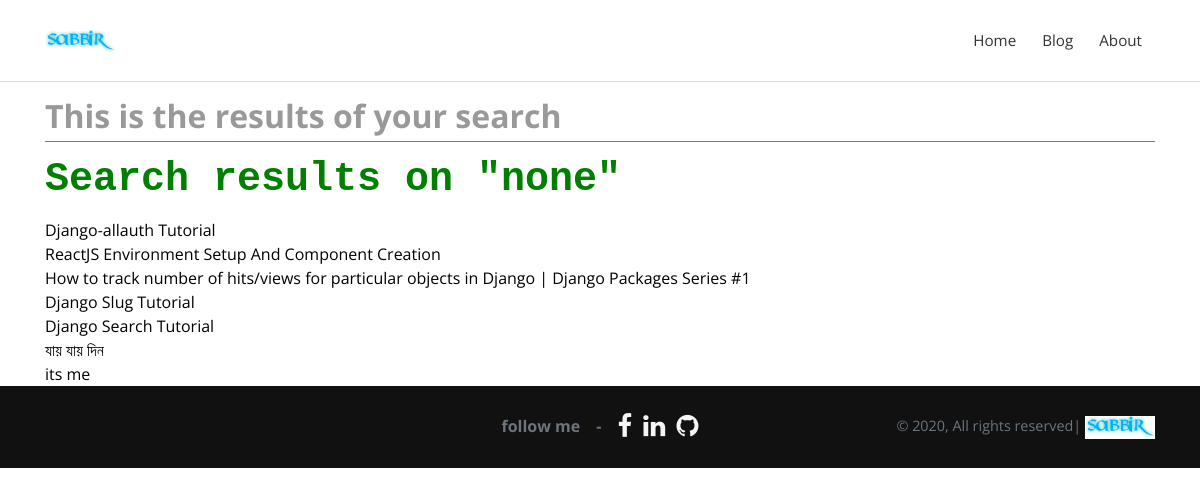
The page /search/ on the database as committed earlier.
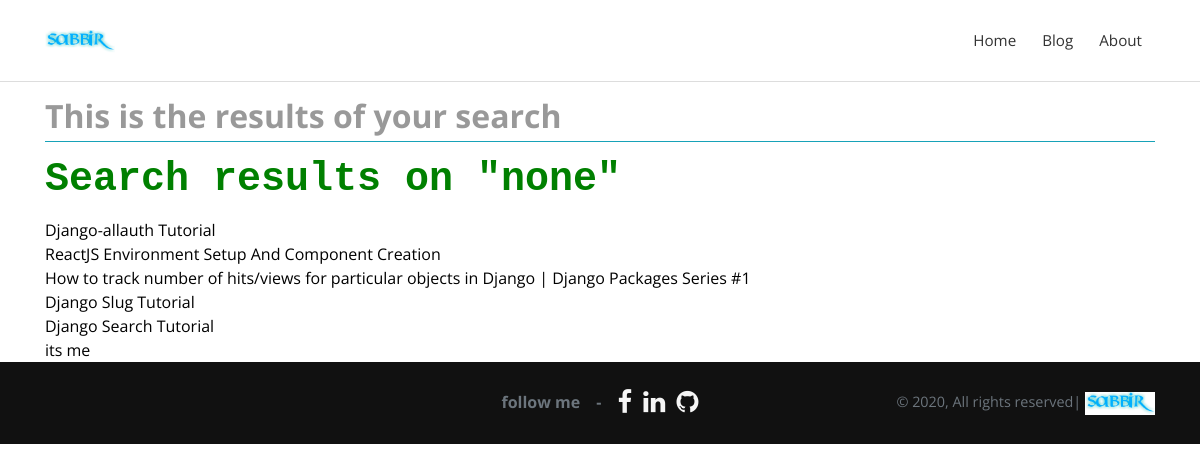
The same page on the database as committed later.
### posts/models.py (models this page shows, shortened)
class Post(models.Model):
    title = models.CharField(max_length=100)
    overview = RichTextUploadingField()
    timestamp = models.DateTimeField(auto_now_add=True)
    comment_count = models.IntegerField(default = 0)
    tags = models.CharField(max_length=60, blank=True, validators=[only_aphabets])
    hit_count = GenericRelation(
                HitCount, object_id_field='object_pk',
                related_query_name='hit_count_generic_relation')
    author = models.ForeignKey(Author, on_delete=models.CASCADE)
    thumbnail = models.ImageField()
    categories = models.ManyToManyField(Category)
    featured = models.BooleanField()
    previous_post = models.ForeignKey(
        'self', related_name='previous', on_delete=models.SET_NULL, blank=True, null=True)
    next_post = models.ForeignKey(
        'self', related_name='next', on_delete=models.SET_NULL, blank=True, null=True)
    def get_absolute_url(self):
        return reverse('post-detail', kwargs={
            'pk': self.pk
        })

### posts/views.py (the view)
# urls.py: path('search/',search,name='search'),
def search(request):
    queryset = Post.objects.all()
    query = request.GET.get('q')
    if query:
        queryset = queryset.filter(
            Q(title__icontains=query) |
            Q(overview__icontains=query)
        ).distinct()
    context = {
        'queryset': queryset,
        'query':query
    }
    return render(request, 'search_results.html', context)

### templates/search_results.html (shortened to what this page needs)
{% extends "base.html" %}
{% load static %}
{% block content %}
<div class="container" >
<h2 class='text-primary mb-3 mt-3 border-info border-bottom border-height-3 pb-2'>This is the results of your search</h2>
<h1 class="mb-3" style='font-family:monospace;color:green;'>Search results on "{{query|lower}}"</h1>
<div class="  " >
{% for post in queryset %}
    <a class="text-decoration-none reset-ancho  " href="{{ post.get_absolute_url }}">{{ post.title }}</a>
    <br />
{% endfor %}
</div>
</div>
{% endblock %}

Rows that differ between the two databases and show on the page:
removed Post: title "যায় যায় দিন"
